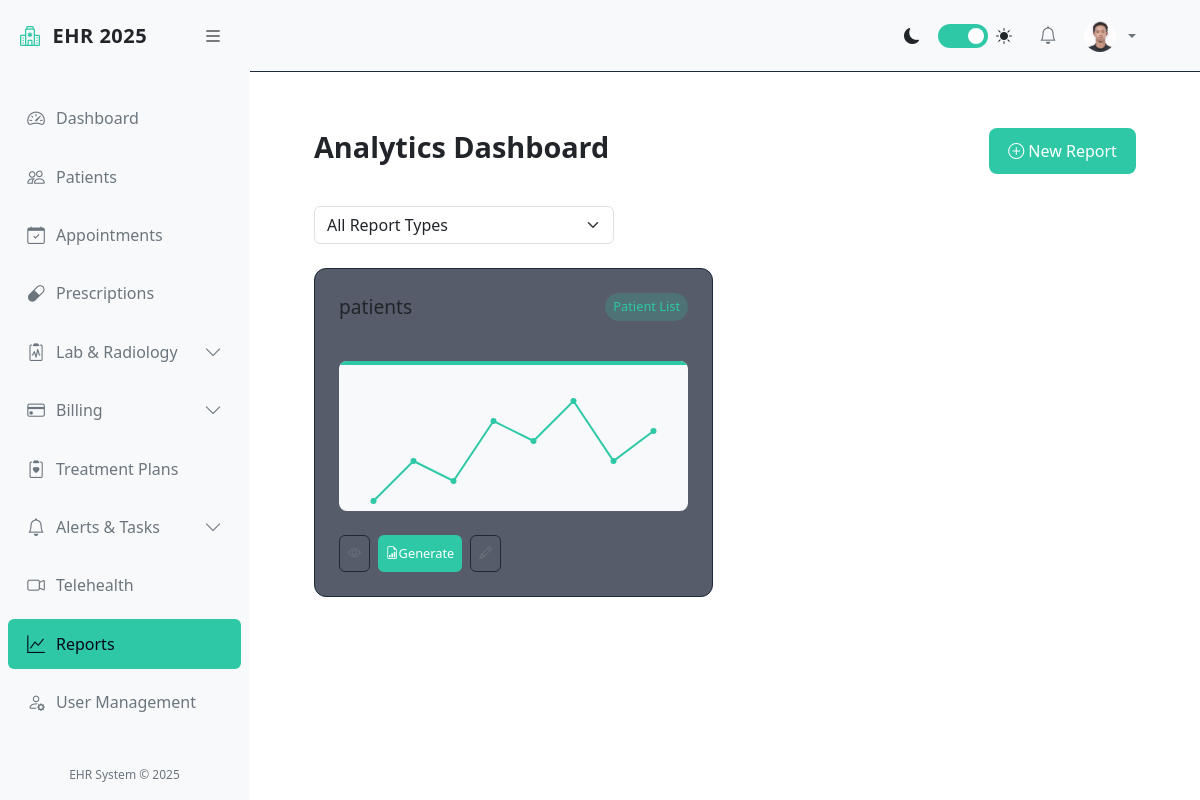
Page /reports/ (signed in) on the committed database.
### accounts/models.py (models this page shows, shortened)
class User(AbstractUser):
    STATUS_CHOICES = [
        ('ACTIVE', 'Active'),
        ('INACTIVE', 'Inactive'),
        ('ON_LEAVE', 'On Leave'),
    ]
    ROLE_CHOICES = [
        ('ADMIN', 'Administrator'),
        ('DOCTOR', 'Doctor'),
        ('NURSE', 'Nurse'),
        ('STAFF', 'Staff'),
        ('PATIENT', 'Patient'),
    ]
    role = models.CharField(max_length=20, choices=ROLE_CHOICES, default='STAFF')
    phone_number = models.CharField(max_length=20, blank=True)
    license_number = models.CharField(max_length=100, blank=True)
    specialization = models.CharField(max_length=100, blank=True)
    department = models.CharField(max_length=100, blank=True)
    profile_picture = models.ImageField(upload_to='profile_pics/', null=True, blank=True)
    status = models.CharField(max_length=20, choices=STATUS_CHOICES, default='ACTIVE')  # <-- new
    is_verified = models.BooleanField(default=False)

### ehr/models.py (models this page shows, shortened)
class Report(models.Model):
    REPORT_TYPE_CHOICES = [
        ('PATIENT_LIST', 'Patient List'),
        ('APPOINTMENT_STATS', 'Appointment Statistics'),
        ('BILLING_SUMMARY', 'Billing Summary'),
        ('PRESCRIPTION_ANALYSIS', 'Prescription Analysis'),
        ('CUSTOM', 'Custom Report')
    ]
    title = models.CharField(max_length=255)
    report_type = models.CharField(max_length=50, choices=REPORT_TYPE_CHOICES)
    description = models.TextField(blank=True)
    created_by = models.ForeignKey(User, on_delete=models.CASCADE, related_name='created_reports')
    created_at = models.DateTimeField(auto_now_add=True)
    updated_at = models.DateTimeField(auto_now=True)

### ehr/views.py (the view)
# urls.py: path('reports/', views.ReportListView.as_view(), name='report_list'),
class ReportListView(StaffRequiredMixin, ListView):
    model = Report
    template_name = 'ehr/report/report_list.html'
    context_object_name = 'reports'
    paginate_by = 20
    def get_queryset(self):
        queryset = super().get_queryset()
        type_filter = self.request.GET.get('type')
        if type_filter:
            queryset = queryset.filter(report_type=type_filter)
        return queryset.order_by('title')

### ehr/views.py (called while the page is built)
    def test_func(self):
        return self.request.user.role in ['ADMIN', 'DOCTOR', 'NURSE', 'STAFF']

### ehr/templates/ehr/report/report_list.html (shortened to what this page needs)
{% extends 'ehr/base.html' %}
{% block content %}
<div class="reports-dashboard">
    <div class="dashboard-header">
        <h1 class="dashboard-title">Analytics Dashboard</h1>
        {% if user.role == 'ADMIN' %}
            <div class="dashboard-actions">
                <a href="{% url 'report_create' %}" class="btn btn-primary">
                    <i class="bi bi-plus-circle"></i> New Report
                </a>
            </div>
        {% endif %}
    </div>
    <form method="get" class="mb-4">
        <select name="type" class="form-select" onchange="this.form.submit()" style="max-width: 300px;">
            <option value="">All Report Types</option>
        </select>
    </form>
    <div class="report-cards">
        {% for report in reports %}
            <div class="report-card">
                <div class="report-card-header">
                    <h3 class="report-card-title">{{ report.title }}</h3>
                    <span class="report-card-type">{{ report.get_report_type_display }}</span>
                </div>
                <div class="report-card-graph">
                </div>
                <div class="report-card-actions">
                    <a href="{% url 'report_detail' report.pk %}" class="btn btn-outline" title="View Details">
                        <i class="bi bi-eye"></i>
                    </a>
                    <a href="{% url 'report_generate' report.pk %}" class="btn btn-primary" title="Generate Report">
                        <i class="bi bi-file-earmark-bar-graph"></i> Generate
                    </a>
                    {% if user.role == 'ADMIN' %}
                        <a href="{% url 'report_update' report.pk %}" class="btn btn-outline" title="Edit">
                            <i class="bi bi-pencil"></i>
                        </a>
                    {% endif %}
                </div>
            </div>
        {% empty %}
            <div class="empty-state">
                <i class="bi bi-graph-up" style="font-size: 3rem; margin-bottom: 1rem;"></i>
                <h3>No reports available</h3>
                <p>Create your first report to see analytics</p>
            </div>
        {% endfor %}
    </div>
</div>
{% endblock %}

### ehr/templates/ehr/base.html (shortened to what this page needs)
<!DOCTYPE html>
<html lang="en">
<head>
    <link href="https://cdn.jsdelivr.net/npm/bootstrap@5.3.0/dist/css/bootstrap.min.css" rel="stylesheet">
    <link rel="stylesheet" href="https://cdn.jsdelivr.net/npm/bootstrap-icons@1.10.0/font/bootstrap-icons.css">
</head>
<body>
    <div class="d-flex">
        <div class="sidebar" id="sidebar">
            <div class="sidebar-header">
                <a href="{% url 'dashboard' %}" class="sidebar-brand">
                    <i class="bi bi-hospital sidebar-brand-icon"></i>
                    <span id="sidebar-title">EHR 2025</span>
                </a>
                <button class="toggle-btn" id="toggle-sidebar">
                    <i class="bi bi-list"></i>
                </button>
            </div>
            <div class="px-2 py-3" style="height: calc(100% - 120px); overflow-y: auto;">
                <ul class="nav flex-column">
                    <li class="nav-item">
                        <a class="nav-link {% if request.resolver_match.url_name == 'dashboard' %}active{% endif %}"
                            href="{% url 'dashboard' %}">
                            <i class="bi bi-speedometer2"></i>
                            <span class="nav-link-text ms-2">Dashboard</span>
                        </a>
                    </li>
                    <li class="nav-item">
                        <a class="nav-link {% if 'patient' in request.resolver_match.url_name %}active{% endif %}"
                            href="{% url 'patient_list' %}">
                            <i class="bi bi-people"></i>
                            <span class="nav-link-text ms-2">Patients</span>
                        </a>
                    </li>
                    <li class="nav-item">
                        <a class="nav-link {% if 'appointment' in request.resolver_match.url_name %}active{% endif %}"
                            href="{% url 'appointment_list' %}">
                            <i class="bi bi-calendar-check"></i>
                            <span class="nav-link-text ms-2">Appointments</span>
                        </a>
                    </li>
                    <li class="nav-item">
                        <a class="nav-link {% if 'prescription' in request.resolver_match.url_name %}active{% endif %}"
                            href="{% url 'prescription_list' %}">
                            <i class="bi bi-capsule"></i>
                            <span class="nav-link-text ms-2">Prescriptions</span>
                        </a>
                    </li>
                    <li class="nav-item">
                        <a class="nav-link {% if 'lab_test' in request.resolver_match.url_name or 'imaging_study' in request.resolver_match.url_name %}active{% endif %}"
                            data-bs-toggle="collapse" href="#labRadCollapse">
                            <i class="bi bi-clipboard2-pulse"></i>
                            <span class="nav-link-text ms-2">Lab & Radiology</span>
                            <i class="bi bi-chevron-down collapse-icon ms-auto"></i>
                        </a>
                    </li>
                    <li class="nav-item">
                        <a class="nav-link {% if 'billing' in request.resolver_match.url_name or 'insurance' in request.resolver_match.url_name %}active{% endif %}"
                            data-bs-toggle="collapse" href="#billingCollapse">
                            <i class="bi bi-credit-card"></i>
                            <span class="nav-link-text ms-2">Billing</span>
                            <i class="bi bi-chevron-down collapse-icon ms-auto"></i>
                        </a>
                    </li>
                    <li class="nav-item">
                        <a class="nav-link {% if 'treatment_plan' in request.resolver_match.url_name %}active{% endif %}"
                            href="{% url 'treatment_plan_list' %}">
                            <i class="bi bi-clipboard2-heart"></i>
                            <span class="nav-link-text ms-2">Treatment Plans</span>
                        </a>
                    </li>
                    <li class="nav-item">
                        <a class="nav-link {% if 'alert' in request.resolver_match.url_name or 'task' in request.resolver_match.url_name %}active{% endif %}"
                            data-bs-toggle="collapse" href="#alertsTasksCollapse">
                            <i class="bi bi-bell"></i>
                            <span class="nav-link-text ms-2">Alerts & Tasks</span>
                            <i class="bi bi-chevron-down collapse-icon ms-auto"></i>
                        </a>
                    </li>
                    <li class="nav-item">
                        <a class="nav-link {% if 'telehealth' in request.resolver_match.url_name %}active{% endif %}"
                            href="{% url 'telehealth_session_list' %}">
                            <i class="bi bi-camera-video"></i>
                            <span class="nav-link-text ms-2">Telehealth</span>
                        </a>
                    </li>
                    <li class="nav-item">
                        <a class="nav-link {% if 'report' in request.resolver_match.url_name %}active{% endif %}"
                            href="{% url 'report_list' %}">
                            <i class="bi bi-graph-up"></i>
                            <span class="nav-link-text ms-2">Reports</span>
                        </a>
                    </li>
                    {% if user.is_authenticated and user.role == 'ADMIN' %}
                    <li class="nav-item">
                        <a class="nav-link {% if 'user' in request.resolver_match.url_name %}active{% endif %}"
                            href="{% url 'user_list' %}">
                            <i class="bi bi-person-gear"></i>
                            <span class="nav-link-text ms-2">User Management</span>
                        </a>
                    </li>
                    {% endif %}
                </ul>
            </div>
            <div class="sidebar-footer">
                EHR System &copy; 2025
            </div>
        </div>
        <div class="main-content flex-grow-1" id="main-content">
            <nav class="navbar navbar-expand-lg navbar-light bg-light border-bottom">
                <div class="container-fluid">
                    <div class="collapse navbar-collapse" id="navbarSupportedContent">
                        <ul class="navbar-nav ms-auto align-items-center">
                            <li class="nav-item me-3">
                                <div class="d-flex align-items-center">
                                    <i class="bi bi-moon-fill me-2"></i>
                                    <label class="theme-switch">
                                        <span class="slider"></span>
                                    </label>
                                    <i class="bi bi-sun-fill ms-2"></i>
                                </div>
                            </li>
                            <li class="nav-item dropdown me-2">
                                <a class="nav-link position-relative" href="#" id="notificationsDropdown" role="button"
                                    data-bs-toggle="dropdown">
                                    <i class="bi bi-bell"></i>
                                </a>
                            </li>
                            <li class="nav-item dropdown">
                                <a class="nav-link dropdown-toggle d-flex align-items-center" href="#" id="userDropdown"
                                    role="button" data-bs-toggle="dropdown">
                                    {% if user.profile_picture %}
                                    <img src="{{ user.profile_picture.url }}" class="rounded-circle me-2" width="32"
                                        height="32" alt="Profile">
                                    {% else %}
                                    <i class="bi bi-person-circle me-2"></i>
                                    {% endif %}
                                </a>
                                    </li>
                                </ul>
                    </div>
                </div>
            </nav>
            <div class="container-fluid py-4">
                {% block content %}{% endblock %}
            </div>
        </div>
    </div>
</body>
</html>

### ehr/templates/ehr/base.html (style rules this page uses)
:root { --bg-primary: #030817; --bg-secondary: #0b1120; --accent-color: #2ec8a6; --text-primary: #f8fafc; --text-secondary: #94a3b8; --sidebar-width: 250px; --navbar-height: 72px; --sidebar-collapsed-width: 80px; }
body { background-color: var(--bg-primary); color: var(--text-primary); font-family: 'Segoe UI', system-ui, -apple-system, sans-serif; }
.sidebar { height: 100vh; position: fixed; width: var(--sidebar-width); background-color: var(--bg-secondary); border-right: 1px solid rgba(255, 255, 255, 0.1); transition: all 0.3s cubic-bezier(0.4, 0, 0.2, 1); z-index: 1000; }
.main-content { margin-left: var(--sidebar-width); transition: all 0.3s cubic-bezier(0.4, 0, 0.2, 1); padding-top: var(--navbar-height); }
.nav-link { color: var(--text-secondary); border-radius: 0.375rem; margin: 0.25rem 0; padding: 0.75rem 1rem; transition: all 0.2s ease; position: relative; display: flex; align-items: center; }
.nav-link.active { background-color: var(--accent-color); color: #030817; font-weight: 500; }
.sidebar-header { padding: 1.25rem; border-bottom: 1px solid rgba(255, 255, 255, 0.1); display: flex; align-items: center; justify-content: space-between; }
.toggle-btn { border: none; background: none; font-size: 1.25rem; cursor: pointer; color: var(--text-primary); transition: all 0.2s ease; }
.navbar { background-color: var(--bg-secondary) !important; border-bottom: 1px solid var(--border-color) !important; padding: 0.75rem 1.5rem; position: fixed; top: 0; right: 0; left: var(--sidebar-width); z-index: 1000; height: var(--navbar-height); transition: all 0.3s cubic-bezier(0.4, 0, 0.2, 1); }
.container-fluid { padding: 2rem; }
.collapse-icon { transition: transform 0.2s ease; }
.theme-switch { display: inline-block; position: relative; width: 50px; height: 24px; margin-left: 10px; }
.slider { position: absolute; cursor: pointer; top: 0; left: 0; right: 0; bottom: 0; background-color: #334155; transition: .4s; border-radius: 24px; }
.slider:before { position: absolute; content: ""; height: 16px; width: 16px; left: 4px; bottom: 4px; background-color: white; transition: .4s; border-radius: 50%; }
input:checked+.slider { background-color: var(--accent-color); }
input:checked+.slider:before { transform: translateX(26px); }
.nav-item { position: relative; }
.nav-link i { min-width: 24px; text-align: center; font-size: 1.1rem; }
.sidebar-brand { font-weight: 700; font-size: 1.25rem; letter-spacing: 0.5px; color: var(--text-primary); text-decoration: none; display: flex; align-items: center; }
.sidebar-brand-icon { margin-right: 0.75rem; color: var(--accent-color); }
.sidebar-footer { position: absolute; bottom: 0; width: 100%; padding: 1rem; border-top: 1px solid rgba(255, 255, 255, 0.1); text-align: center; font-size: 0.75rem; color: var(--text-secondary); }

### rows in the picture
User: profile_picture (picture)
Report: title "patients", report_type "Patient List"
